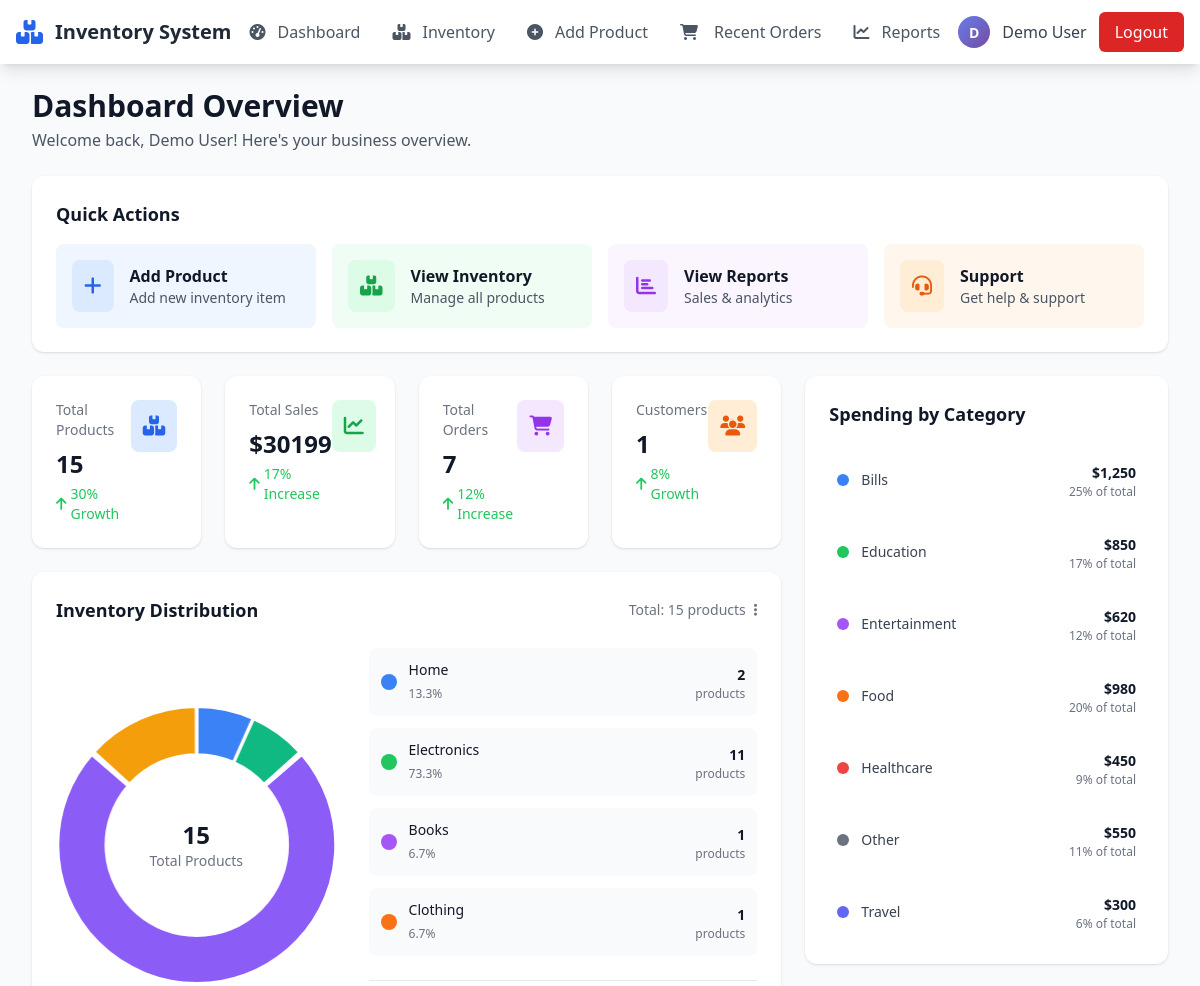
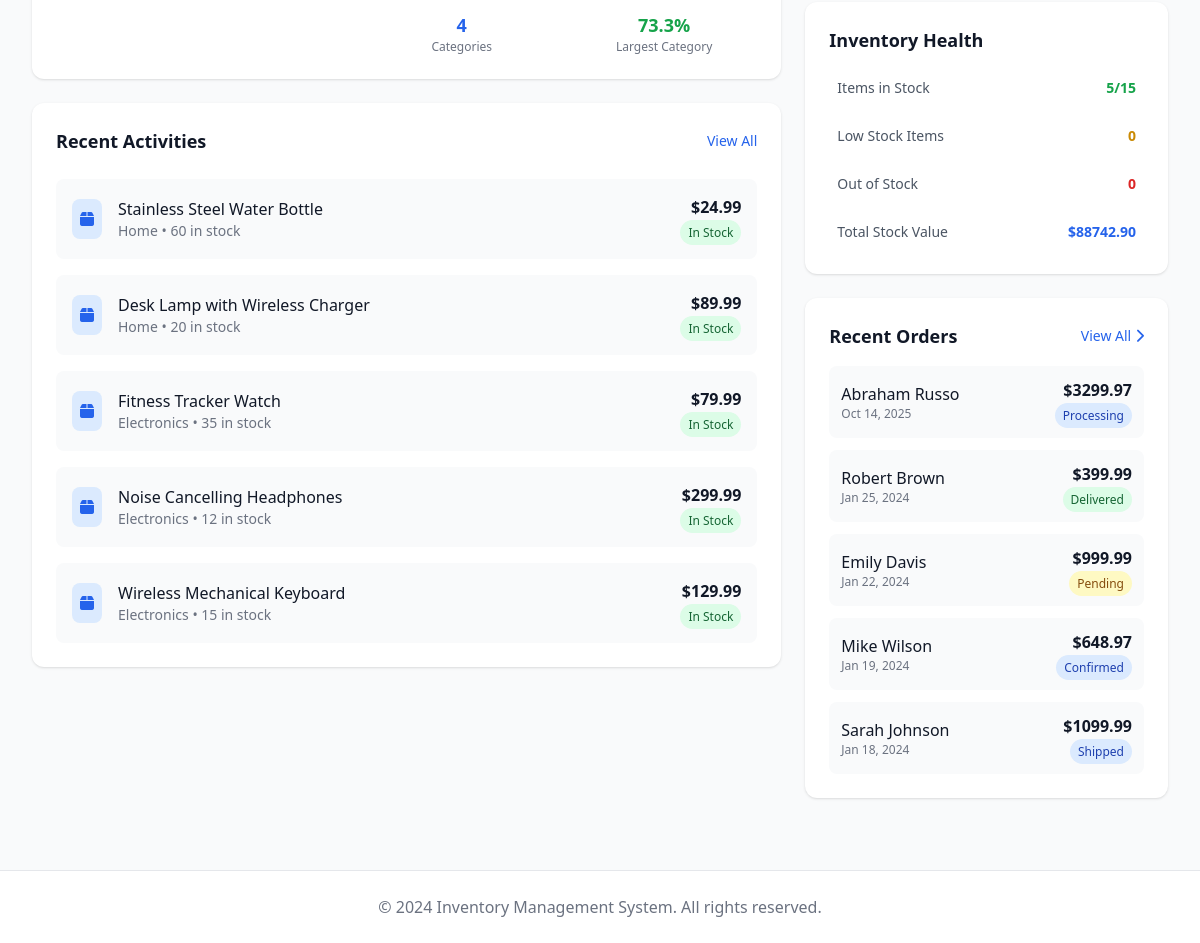
The page /dashboard (signed in) on the database as committed earlier (2 pictures, top to bottom).
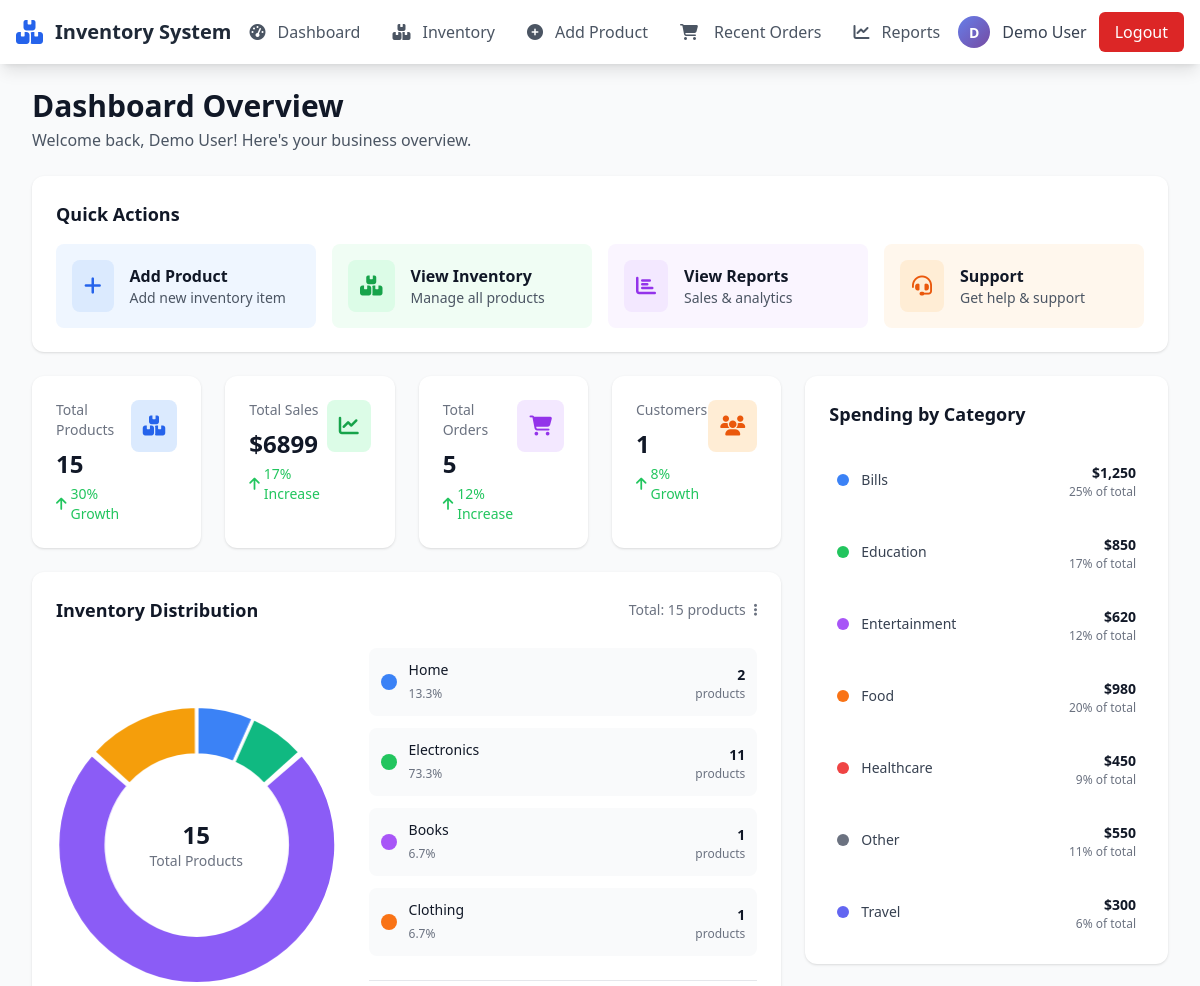
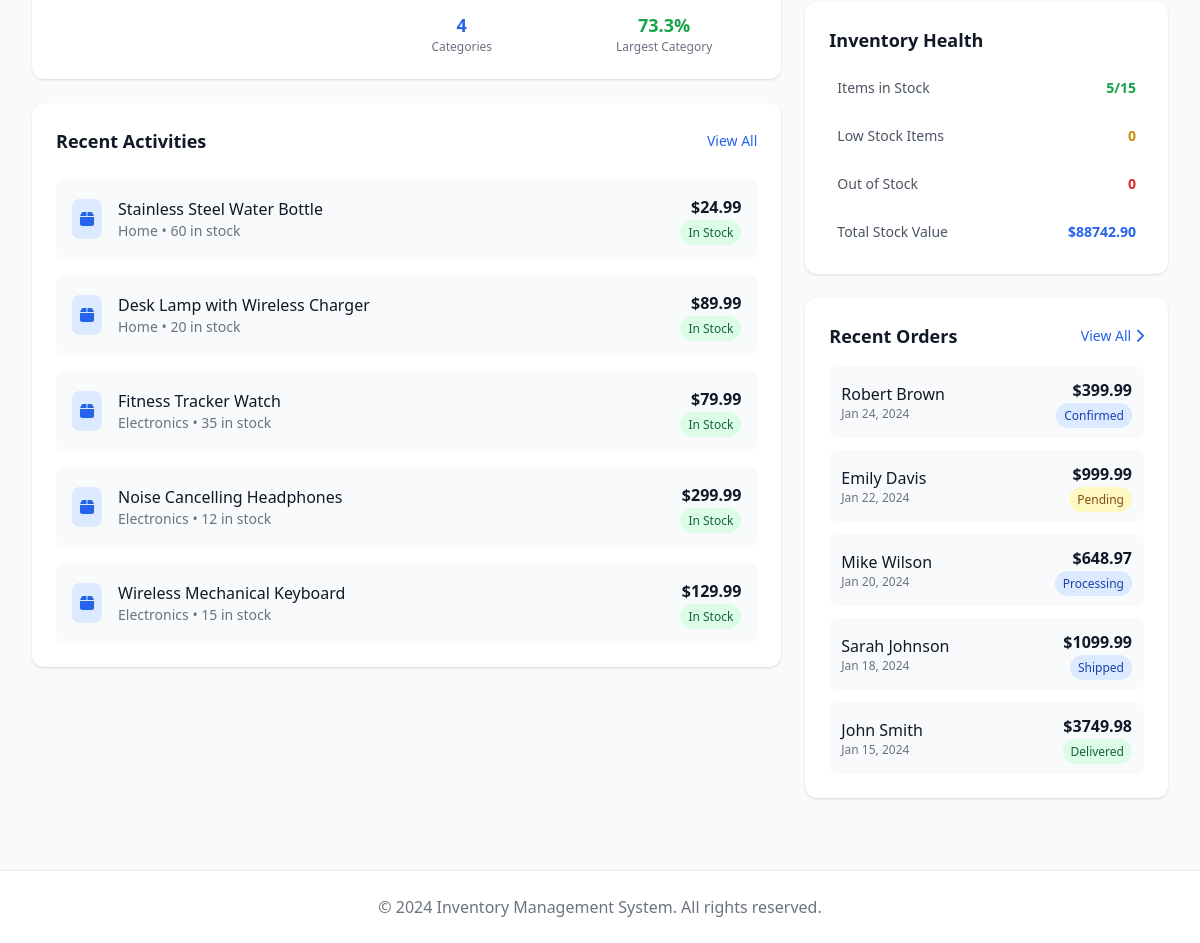
The same page on the database as committed later (2 pictures, top to bottom).
### app.py (models this page shows)
class Product(db.Model):
    __tablename__ = 'products'
    id = db.Column(db.Integer, primary_key=True)
    name = db.Column(db.String(100), nullable=False)
    category = db.Column(db.String(50), nullable=False)
    price = db.Column(db.Float, nullable=False)
    quantity = db.Column(db.Integer, nullable=False)
    description = db.Column(db.Text)
    created_at = db.Column(db.DateTime, default=datetime.utcnow)
    updated_at = db.Column(db.DateTime, default=datetime.utcnow, onupdate=datetime.utcnow)

class Order(db.Model):
    __tablename__ = 'orders'
    id = db.Column(db.Integer, primary_key=True)
    order_id = db.Column(db.String(20), unique=True, nullable=False)
    customer_name = db.Column(db.String(100), nullable=False)
    customer_email = db.Column(db.String(100))
    customer_phone = db.Column(db.String(20))
    order_date = db.Column(db.DateTime, nullable=False, default=datetime.utcnow)
    amount = db.Column(db.Float, nullable=False)
    status = db.Column(db.String(20), nullable=False, default='Pending')
    tracking_number = db.Column(db.String(50))
    shipping_address = db.Column(db.Text)
    notes = db.Column(db.Text)
    created_at = db.Column(db.DateTime, default=datetime.utcnow)
    updated_at = db.Column(db.DateTime, default=datetime.utcnow, onupdate=datetime.utcnow)
    items = db.relationship('OrderItem', backref='order', cascade='all, delete-orphan')

### app.py (the view)
@app.route('/dashboard')
def dashboard():
    if 'user_id' not in session:
        return redirect(url_for('login'))
    dashboard_data = get_dashboard_data()
    return render_template('dashboard.html', **dashboard_data)

### templates/dashboard.html (shortened to what the changed rows need)
{% extends "base.html" %}
{% block content %}
<div class="space-y-6">
  <div>
    <h1 class="text-3xl font-bold text-gray-900">Dashboard Overview</h1>
  </div>
  <div class="bg-white rounded-xl shadow p-6">
    <h2 class="text-lg font-semibold text-gray-900 mb-4">Quick Actions</h2>
  </div>
  <div class="grid grid-cols-1 lg:grid-cols-3 gap-6">
    <div class="lg:col-span-2 space-y-6">
      <div class="grid grid-cols-1 md:grid-cols-2 lg:grid-cols-4 gap-6">
        <div class="bg-white rounded-xl shadow p-6">
          <div class="flex justify-between items-start">
            <div>
              <h3 class="text-sm text-gray-500">Total Sales</h3>
              <p class="text-2xl font-bold text-gray-900 mt-2">${{ "%.0f"|format(total_revenue) }}</p>
              <p class="text-sm text-green-500 mt-1 flex items-center">
                <i class="fas fa-arrow-up mr-1"></i> 17% Increase
              </p>
            </div>
          </div>
        </div>
        <div class="bg-white rounded-xl shadow p-6">
          <div class="flex justify-between items-start">
            <div>
              <h3 class="text-sm text-gray-500">Total Orders</h3>
              <p class="text-2xl font-bold text-gray-900 mt-2">{{ total_orders }}</p>
              <p class="text-sm text-green-500 mt-1 flex items-center">
                <i class="fas fa-arrow-up mr-1"></i> 12% Increase
              </p>
            </div>
          </div>
        </div>
      </div>
      <div class="bg-white rounded-xl shadow p-6">
        <div class="flex justify-between items-center mb-6">
          <h2 class="text-lg font-semibold text-gray-900">Inventory Distribution</h2>
        </div>
        <div class="flex flex-col lg:flex-row items-center">
          <div class="w-full lg:w-3/5 mt-6 lg:mt-0 lg:pl-8">
            <div class="space-y-3">
              {% for category, count in categories.items() %}
              {% set percentage = ((count / total_products) * 100)|round(1) if total_products > 0 else 0 %}
              <div
                class="flex items-center justify-between p-3 bg-gray-50 rounded-lg hover:bg-gray-100 transition-colors cursor-pointer"
                onmouseover="highlightSlice({{ loop.index0 }})" onmouseout="resetHighlight()">
                <div class="flex items-center flex-1">
                  <div class="w-4 h-4 rounded-full mr-3 flex-shrink-0
                             {% if loop.index == 1 %}bg-blue-500
                             {% elif loop.index == 2 %}bg-green-500
                             {% elif loop.index == 3 %}bg-purple-500
                             {% elif loop.index == 4 %}bg-orange-500
                             {% elif loop.index == 5 %}bg-red-500
                             {% elif loop.index == 6 %}bg-indigo-500
                             {% elif loop.index == 7 %}bg-pink-500
                             {% else %}bg-gray-500{% endif %}"></div>
                  <div class="flex-1 min-w-0">
                    <span class="text-sm font-medium text-gray-900 block truncate">{{ category }}</span>
                    <span class="text-xs text-gray-500">{{ percentage }}%</span>
                  </div>
                </div>
                <div class="text-right flex-shrink-0 ml-4">
                  <span class="text-sm font-bold text-gray-900">{{ count }}</span>
                  <div class="text-xs text-gray-500">products</div>
                </div>
              </div>
              {% endfor %}
            </div>
          </div>
        </div>
      </div>
      <div class="bg-white rounded-xl shadow p-6">
        <div class="flex justify-between items-center mb-6">
          <h2 class="text-lg font-semibold text-gray-900">Recent Activities</h2>
        </div>
        <div class="space-y-4">
          {% for product in products %}
          <div class="flex items-center justify-between p-4 bg-gray-50 rounded-lg hover:bg-gray-100 transition-colors">
            <div class="flex items-center">
              <div class="p-2 bg-blue-100 rounded-lg mr-4">
                <i class="fas fa-box text-blue-600"></i>
              </div>
              <div>
                <h3 class="font-medium text-gray-900">{{ product.name }}</h3>
                <p class="text-sm text-gray-500">{{ product.category }} • {{ product.quantity }} in stock</p>
              </div>
            </div>
            <div class="text-right">
              <p class="font-semibold text-gray-900">${{ "%.2f"|format(product.price) }}</p>
              <span class="text-xs px-2 py-1 rounded-full
                         {% if product.quantity == 0 %}bg-red-100 text-red-800
                         {% elif product.quantity < 10 %}bg-yellow-100 text-yellow-800
                         {% else %}bg-green-100 text-green-800{% endif %}">
                {% if product.quantity == 0 %}Out of Stock
                {% elif product.quantity < 10 %}Low Stock {% else %}In Stock{% endif %} </span>
            </div>
          </div>
          {% endfor %}
        </div>
      </div>
    </div>
    <div class="space-y-6">
      <div class="bg-white rounded-xl shadow p-6">
        <h2 class="text-lg font-semibold text-gray-900 mb-6">Spending by Category</h2>
      </div>
      <div class="bg-white rounded-xl shadow p-6">
        <h2 class="text-lg font-semibold text-gray-900 mb-4">Inventory Health</h2>
      </div>
      <div class="bg-white rounded-xl shadow p-6">
        <div class="flex justify-between items-center mb-4">
          <h2 class="text-lg font-semibold text-gray-900">Recent Orders</h2>
        </div>
        <div class="space-y-3">
          {% for order in recent_orders %}
          <div class="flex justify-between items-center p-3 bg-gray-50 rounded-lg hover:bg-gray-100 transition-colors">
            <div>
              <p class="font-medium text-gray-900">{{ order.customer_name }}</p>
              <p class="text-xs text-gray-500">{{ order.order_date.strftime('%b %d, %Y') }}</p>
            </div>
            <div class="text-right">
              <p class="font-semibold text-gray-900">${{ "%.2f"|format(order.amount) }}</p>
              <span class="text-xs px-2 py-1 rounded-full
                         {% if order.status == 'Delivered' %}bg-green-100 text-green-800
                         {% elif order.status == 'Pending' %}bg-yellow-100 text-yellow-800
                         {% else %}bg-blue-100 text-blue-800{% endif %}">
                {{ order.status }}
              </span>
            </div>
          </div>
          {% endfor %}
        </div>
      </div>
    </div>
  </div>
</div>
{% endblock %}

Rows that differ between the two databases and show on the page:
removed Order: customer_name "Abraham Russo", order_date "Oct 14, 2025", amount "3299.97", status "Processing"
changed Order "Robert Brown": order_date "Jan 25, 2024" → "Jan 24, 2024"; status "Delivered" → "Confirmed"
changed Order "Mike Wilson": order_date "Jan 19, 2024" → "Jan 20, 2024"; status "Confirmed" → "Processing"
now on this page (row edited): Order: customer_name "John Smith", order_date "Jan 15, 2024", amount "3749.98", status "Delivered"
Other text that changed with them:
{{ "%.0f"|format(total_revenue) }}: "30199" → "6899"
{{ total_orders }}: "7" → "5"
